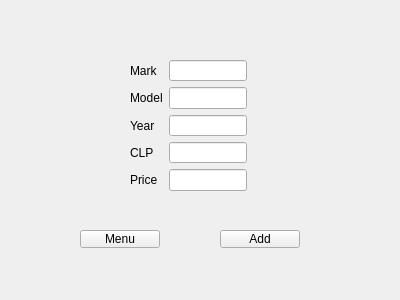
<?xml version="1.0" encoding="UTF-8"?>
<ui version="4.0">
 <class>FormCar</class>
 <widget class="QWidget" name="FormCar">
  <property name="geometry">
   <rect>
    <x>0</x>
    <y>0</y>
    <width>400</width>
    <height>300</height>
   </rect>
  </property>
  <property name="windowTitle">
   <string>Form</string>
  </property>
  <widget class="QPushButton" name="addCarButton">
   <property name="geometry">
    <rect>
     <x>220</x>
     <y>230</y>
     <width>80</width>
     <height>18</height>
    </rect>
   </property>
   <property name="text">
    <string>Add</string>
   </property>
  </widget>
  <widget class="QPushButton" name="toMenuFromCarButton">
   <property name="geometry">
    <rect>
     <x>80</x>
     <y>230</y>
     <width>80</width>
     <height>18</height>
    </rect>
   </property>
   <property name="text">
    <string>Menu</string>
   </property>
  </widget>
  <widget class="QWidget" name="layoutWidget">
   <property name="geometry">
    <rect>
     <x>130</x>
     <y>60</y>
     <width>117</width>
     <height>131</height>
    </rect>
   </property>
   <layout class="QFormLayout" name="formLayout">
    <item row="0" column="0">
     <widget class="QLabel" name="label">
      <property name="text">
       <string>Mark</string>
      </property>
     </widget>
    </item>
    <item row="0" column="1">
     <widget class="QLineEdit" name="lineEdit"/>
    </item>
    <item row="1" column="0">
     <widget class="QLabel" name="label_2">
      <property name="text">
       <string>Model</string>
      </property>
     </widget>
    </item>
    <item row="1" column="1">
     <widget class="QLineEdit" name="lineEdit_2"/>
    </item>
    <item row="2" column="0">
     <widget class="QLabel" name="label_3">
      <property name="text">
       <string>Year</string>
      </property>
     </widget>
    </item>
    <item row="2" column="1">
     <widget class="QLineEdit" name="lineEdit_3"/>
    </item>
    <item row="3" column="0">
     <widget class="QLabel" name="label_4">
      <property name="text">
       <string>CLP</string>
      </property>
     </widget>
    </item>
    <item row="3" column="1">
     <widget class="QLineEdit" name="lineEdit_4"/>
    </item>
    <item row="4" column="0">
     <widget class="QLabel" name="label_5">
      <property name="text">
       <string>Price</string>
      </property>
     </widget>
    </item>
    <item row="4" column="1">
     <widget class="QLineEdit" name="lineEdit_5"/>
    </item>
   </layout>
  </widget>
 </widget>
 <resources/>
 <connections/>
</ui>
